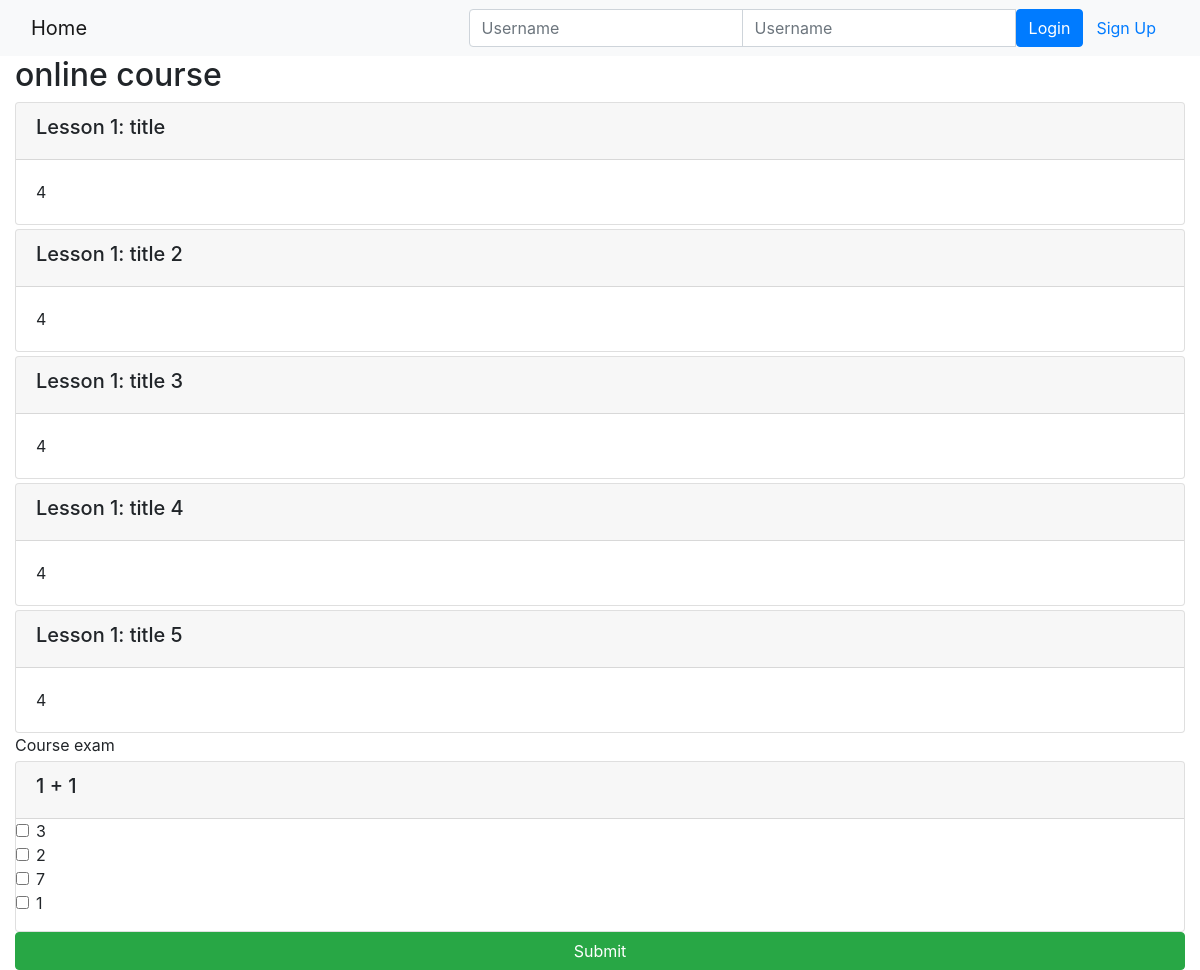
Page /onlinecourse/1/ on the committed database.
### onlinecourse/models.py (models this page shows, shortened)
class Course(models.Model):
    name = models.CharField(null=False, max_length=30, default='online course')
    image = models.ImageField(upload_to='course_images/')
    description = models.CharField(max_length=1000)
    pub_date = models.DateField(null=True)
    instructors = models.ManyToManyField(Instructor)
    users = models.ManyToManyField(settings.AUTH_USER_MODEL, through='Enrollment')
    total_enrollment = models.IntegerField(default=0)
    is_enrolled = False

class Lesson(models.Model):
    title = models.CharField(max_length=200, default="title")
    order = models.IntegerField(default=0)
    course = models.ForeignKey(Course, on_delete=models.CASCADE)
    content = models.TextField()

class Question(models.Model):
    course = models.ForeignKey(Course, on_delete=models.CASCADE)
    text = models.TextField("Question Text")
    grade = models.IntegerField("Point value of question")

class Choice(models.Model):
    question = models.ForeignKey(Question, on_delete=models.CASCADE)
    text = models.TextField("Choice text")
    is_correct = models.BooleanField()

### onlinecourse/views.py (the view)
# urls.py: path('<int:pk>/', views.CourseDetailView.as_view(), name='course_details'),
class CourseDetailView(generic.DetailView):
    model = Course
    template_name = 'onlinecourse/course_detail_bootstrap.html'

### onlinecourse/templates/onlinecourse/course_detail_bootstrap.html (shortened to what this page needs)
<!DOCTYPE html>
<html lang="en">
<head>
     {% load static %}
    <link rel="stylesheet" href="https://maxcdn.bootstrapcdn.com/bootstrap/4.5.2/css/bootstrap.min.css">
</head>
<body>
    <nav class="navbar navbar-light bg-light">
        <div class="container-fluid">
            <div class="navbar-header">
                  <a class="navbar-brand" href="{% url 'onlinecourse:index' %}">Home</a>
            </div>
            <ul class="nav navbar-nav navbar-right">
                {% if user.is_authenticated %}
                <li>
                    <a class="btn btn-link" href="#">{{ user.first_name }}({{ user.username }})</a>
                    <a class="btn btn-link" href="{% url 'onlinecourse:logout' %}">Logout</a>
                </li>
                {% else %}
                <li>
                    <form class="form-inline" action="{% url 'onlinecourse:login' %}" method="post">
                        <div class="input-group">
                            <input type="text" class="form-control" placeholder="Username" name="username" >
                            <input type="password" class="form-control" placeholder="Username" name="psw" >
                            <button class="btn btn-primary" type="submit">Login</button>
                            <a class="btn btn-link" href="{% url 'onlinecourse:registration' %}">Sign Up</a>
                        </div>
                    </form>
                </li>
                {% endif %}
            </ul>
        </div>
    </nav>
    <div class="container-fluid">
            <h2>{{ course.name }}</h2>
            <div class="card-columns-vertical">
                {% for lesson in course.lesson_set.all %}
                    <div class="card mt-1">
                        <div class="card-header"><h5>Lesson {{lesson.order|add:1}}: {{lesson.title}}</h5></div>
                        <div class="card-body">{{lesson.content}}</div>
                    </div>
                {% endfor %}
            </div>
            <div id="exam" >
                Course exam
                <form id="questionform" action="{% url 'onlinecourse:submit' course.id %}" method="post">
                    {% for question in course.question_set.all %}
                    <div class="card mt-1">
                        <div class="card-header"><h5>{{ question.text}}</h5></div>
                        <div class="form-group">
                            {% for choice in question.choice_set.all %}
                            <div class="form-check">
                                <label class="form-check-label">
                                    <input type="checkbox" name="choice_{{choice.id}}"
                                           class="form-check-input" id="{{choice.id}}"
                                           value="{{choice.id}}"> {{ choice.text }}
                                </label>
                            </div>
                            {% endfor %}
                        </div>
                    </div>
                    {% endfor %}
                    <input class="btn btn-success btn-block" type="submit" value="Submit">
                </form>
            </div>
    </div>
</body>
</html>

### rows in the picture
Course: name "online course"
Lesson: order|add "1", title "title", content "4"
Lesson: order|add "1", title "title 2", content "4"
Lesson: order|add "1", title "title 3", content "4"
Lesson: order|add "1", title "title 4", content "4"
Lesson: order|add "1", title "title 5", content "4"
Question: text "1 + 1"
Choice: text "3"
Choice: text "2"
Choice: text "7"
Choice: text "1"
